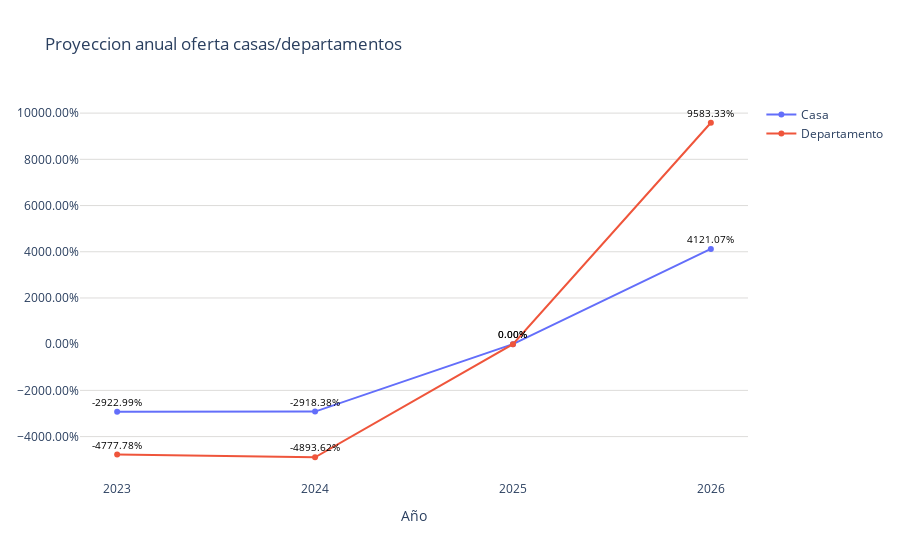

Notebook cell for this chart:
### Code cell
# Datos
años = df_proyeccion_anual_pachuca['año']
tipos = df_proyeccion_anual_pachuca['tipo']
proyecciones = df_proyeccion_anual_pachuca['proyeccion']


fig = go.Figure()
# Agregar líneas para cada tipo
for tipo in tipos.unique():
    df_tipo = df_proyeccion_anual_pachuca[df_proyeccion_anual_pachuca['tipo'] == tipo]
    fig.add_trace(go.Scatter(
        x=df_tipo['año'],
        y=df_tipo['proyeccion'],
        mode='markers+lines',
        name=tipo
    ))
fig.update_layout(
    title='Proyeccion anual oferta casas/departamentos',
    yaxis=dict(gridcolor='#dddcda'),
    plot_bgcolor='rgba(0,0,0,0)',  # Color de fondo del gráfico
)
# Modificar las etiquetas del eje x
fig.update_xaxes(
    tickvals=años,  # Establecer las posiciones de las marcas del eje x
    ticktext=años,  # Establecer las etiquetas del eje x
    title='Año'
)
# Formatear las proyecciones como porcentaje con dos decimales
fig.update_yaxes(tickformat=".2%")

# Agregar etiquetas de texto a los puntos
for trace in fig.data:
    df_tipo = df_proyeccion_anual_pachuca[df_proyeccion_anual_pachuca['tipo'] == trace.name]
    for i, point in enumerate(trace.y):
        fig.add_annotation(
            x=trace.x[i], 
            y=point, 
            text=f'{point:.2%}', 
            showarrow=False,
            font=dict(color='black', size=10),
            yshift=10
        )
# Exportar gráfica como archivo HTML
def guardar_grafico_como_html(fig, nombre_archivo, carpeta='graficas'):
    # Crear la carpeta si no existe
    if not os.path.exists(carpeta):
        os.makedirs(carpeta)
    # Gráfica como archivo HTML en la carpeta especificada
    pio.write_html(fig, f'{carpeta}/{nombre_archivo}.html')
guardar_grafico_como_html(fig, 'g_scatt_casasdepart_proyecanualofert_pachuca', carpeta='graficas')

fig.show()

### Figure 1 — Plotly figure (JSON) as saved in the notebook; plotly's stock layout.template omitted (floating-point values rounded to 4 significant figures)
{"data": [{"mode": "markers+lines", "name": "Casa", "type": "scatter", "x": [2023, 2024, 2025, 2026], "y": [-29.23, -29.18, 0, 41.21]}, {"mode": "markers+lines", "name": "Departamento", "type": "scatter", "x": [2023, 2024, 2025, 2026], "y": [-47.78, -48.94, 0, 95.83]}], "layout": {"annotations": [{"font": {"color": "black", "size": 10}, "showarrow": false, "text": "-2922.99%", "x": 2023, "y": -29.23, "yshift": 10}, {"font": {"color": "black", "size": 10}, "showarrow": false, "text": "-2918.38%", "x": 2024, "y": -29.18, "yshift": 10}, {"font": {"color": "black", "size": 10}, "showarrow": false, "text": "0.00%", "x": 2025, "y": 0, "yshift": 10}, {"font": {"color": "black", "size": 10}, "showarrow": false, "text": "4121.07%", "x": 2026, "y": 41.21, "yshift": 10}, {"font": {"color": "black", "size": 10}, "showarrow": false, "text": "-4777.78%", "x": 2023, "y": -47.78, "yshift": 10}, {"font": {"color": "black", "size": 10}, "showarrow": false, "text": "-4893.62%", "x": 2024, "y": -48.94, "yshift": 10}, {"font": {"color": "black", "size": 10}, "showarrow": false, "text": "0.00%", "x": 2025, "y": 0, "yshift": 10}, {"font": {"color": "black", "size": 10}, "showarrow": false, "text": "9583.33%", "x": 2026, "y": 95.83, "yshift": 10}], "plot_bgcolor": "rgba(0,0,0,0)", "title": {"text": "Proyeccion anual oferta casas/departamentos"}, "xaxis": {"ticktext": [2023, 2024, 2025, 2026, 2023, 2024, 2025, 2026], "tickvals": [2023, 2024, 2025, 2026, 2023, 2024, 2025, 2026], "title": {"text": "Año"}}, "yaxis": {"gridcolor": "#dddcda", "tickformat": ".2%"}}}
